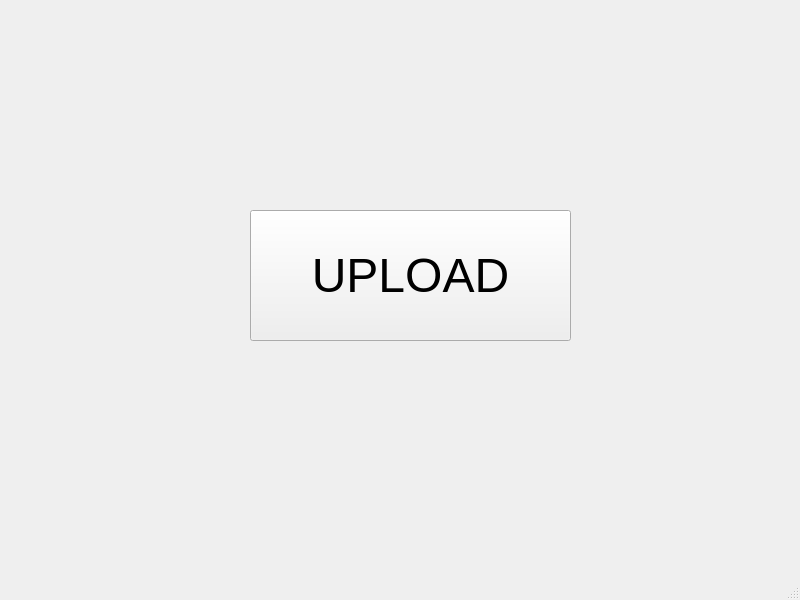
<?xml version="1.0" encoding="UTF-8"?>
<ui version="4.0">
 <class>ConversationWindow</class>
 <widget class="QMainWindow" name="ConversationWindow">
  <property name="geometry">
   <rect>
    <x>0</x>
    <y>0</y>
    <width>800</width>
    <height>600</height>
   </rect>
  </property>
  <property name="windowTitle">
   <string>MainWindow</string>
  </property>
  <widget class="QWidget" name="centralwidget">
   <widget class="QPushButton" name="uploadButton">
    <property name="geometry">
     <rect>
      <x>250</x>
      <y>210</y>
      <width>321</width>
      <height>131</height>
     </rect>
    </property>
    <property name="font">
     <font>
      <pointsize>36</pointsize>
     </font>
    </property>
    <property name="text">
     <string>UPLOAD</string>
    </property>
   </widget>
  </widget>
  <widget class="QMenuBar" name="menubar">
   <property name="geometry">
    <rect>
     <x>0</x>
     <y>0</y>
     <width>800</width>
     <height>22</height>
    </rect>
   </property>
  </widget>
  <widget class="QStatusBar" name="statusbar"/>
 </widget>
 <resources/>
 <connections/>
</ui>
